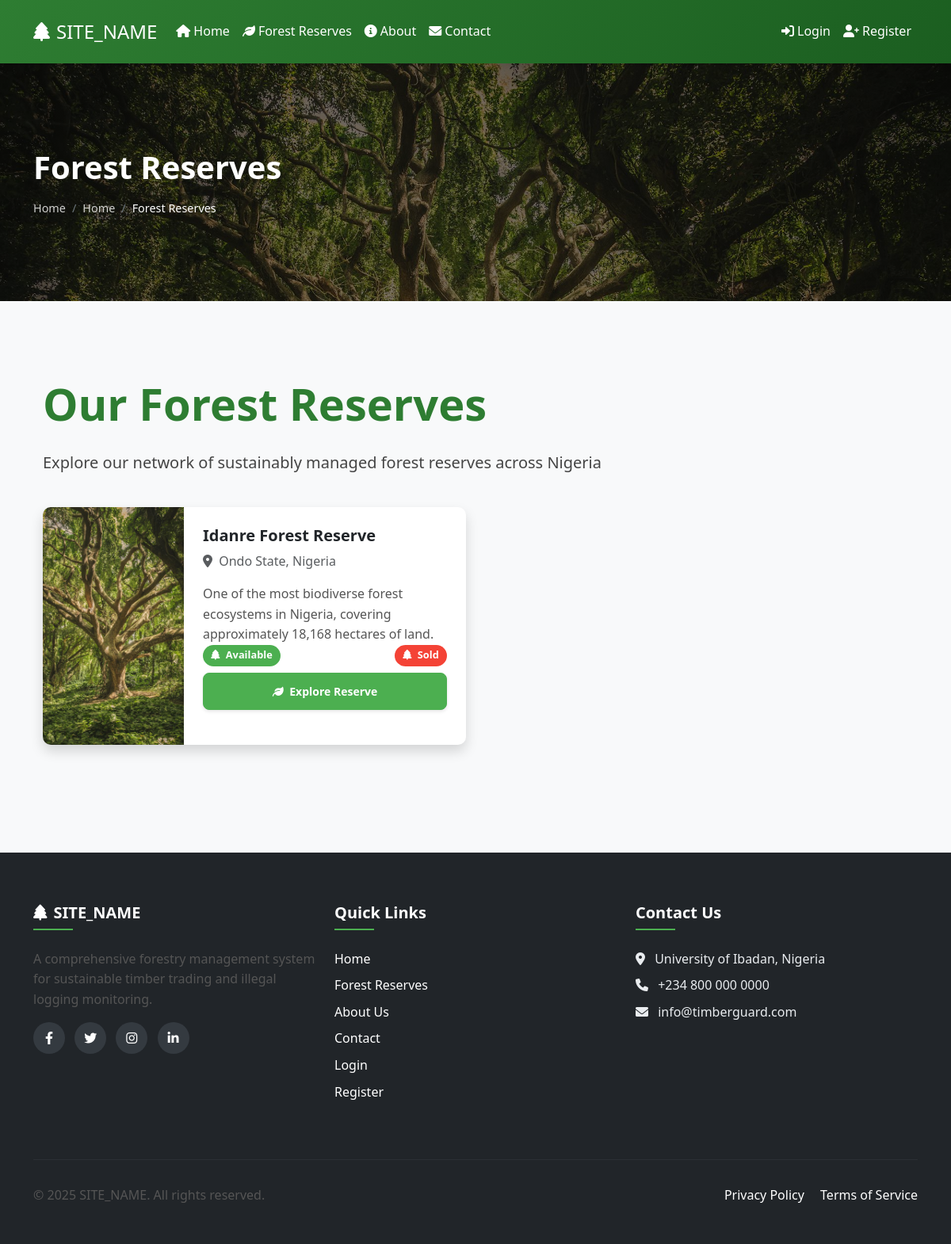
/reserve_list2.php, run on the app's committed database.
### tables this page shows
CREATE TABLE forest_reserves (
    id INT AUTO_INCREMENT PRIMARY KEY,
    reserve_name VARCHAR(100) NOT NULL,
    location VARCHAR(255) NOT NULL,
    description TEXT,
    created_at TIMESTAMP DEFAULT CURRENT_TIMESTAMP,
    INDEX idx_location (location)
);

### reserve_list2.php (the view, shortened to what this page needs)
<?php
global $conn;
$sql = "SELECT * FROM forest_reserves ORDER BY reserve_name";
$reserves = $conn->query($sql);
?>
<?php include 'includes/header.php'; ?>
<div class="container py-5">
    <div class="row mb-4">
        <div class="col-md-8">
            <h1 class="display-4 fw-bold mb-4">Our Forest Reserves</h1>
            <p class="lead">Explore our network of sustainably managed forest reserves across Nigeria</p>
        </div>
    </div>
    <?php if ($reserves->num_rows > 0): ?>
        <div class="row">
            <?php while ($reserve = $reserves->fetch_assoc()): ?>
                <?php
                $sql = "SELECT
                            COUNT(*) as total,
                            SUM(CASE WHEN status = 'available' THEN 1 ELSE 0 END) as available,
                            SUM(CASE WHEN status = 'sold' THEN 1 ELSE 0 END) as sold
                        FROM trees
                        WHERE reserve_id = ?";
                $stmt = $conn->prepare($sql);
                $stmt->bind_param("i", $reserve['id']);
                $stmt->execute();
                $tree_count = $stmt->get_result()->fetch_assoc();
                ?>
                <div class="col-md-6 mb-4">
                    <div class="card h-100 border-0 shadow">
                        <div class="row g-0 h-100">
                            <div class="col-md-4">
                                <img src="<?php echo BASE_URL; ?>assets/img/placeholder/forest.jpg" class="img-fluid h-100 rounded-start" style="object-fit: cover;" alt="<?php echo $reserve['reserve_name']; ?>">
                            </div>
                            <div class="col-md-8">
                                <div class="card-body d-flex flex-column">
                                    <div>
                                        <h5 class="card-title"><?php echo $reserve['reserve_name']; ?></h5>
                                        <p class="card-text text-muted"><i class="fas fa-map-marker-alt me-1"></i> <?php echo $reserve['location']; ?></p>
                                        <p class="card-text"><?php echo substr($reserve['description'], 0, 150) . (strlen($reserve['description']) > 150 ? '...' : ''); ?></p>
                                    </div>
                                    <div class="mt-auto">
                                        <div class="d-flex justify-content-between mb-2">
                                            <span class="badge bg-success"><i class="fas fa-tree me-1"></i> <?php echo $tree_count['available']; ?> Available</span>
                                            <span class="badge bg-danger"><i class="fas fa-tree me-1"></i> <?php echo $tree_count['sold']; ?> Sold</span>
                                        </div>
                                        <a href="reserve.php?id=<?php echo $reserve['id']; ?>" class="btn btn-success btn-sm w-100">
                                            <i class="fas fa-leaf me-1"></i> Explore Reserve
                                        </a>
                                    </div>
                                </div>
                            </div>
                        </div>
                    </div>
                </div>
            <?php endwhile; ?>
        </div>
    <?php endif; ?>
</div>
<?php include 'includes/footer.php'; ?>

### assets/css/style.css (style rules this page uses)
* { margin: 0; padding: 0; box-sizing: border-box; }
body { font-family: 'Segoe UI', Tahoma, Geneva, Verdana, sans-serif; line-height: 1.6; color: #333; background-color: #f8f9fa; }
a { text-decoration: none; transition: all 0.3s ease; }
img { max-width: 100%; height: auto; }
h1, h2, h3, h4, h5, h6 { font-weight: 700; line-height: 1.2; margin-bottom: 1rem; color: #2e7d32; }
h1 { font-size: 2.5rem; }
h5 { font-size: 1.25rem; }
p { margin-bottom: 1rem; color: #555; }
.lead { font-size: 1.25rem; font-weight: 500; color: #444; }
.btn { border-radius: 8px; font-weight: 600; padding: 0.75rem 1.5rem; transition: all 0.3s ease; box-shadow: 0 2px 4px rgba(0,0,0,0.1); }
.btn-success { background-color: #4caf50 !important; border-color: #4caf50 !important; }
.card { border: none; border-radius: 12px; overflow: hidden; box-shadow: 0 4px 20px rgba(0,0,0,0.1); transition: all 0.3s ease; margin-bottom: 2rem; }
.card-body { padding: 1.5rem; }
.badge { border-radius: 50px; padding: 0.5em 0.8em; font-weight: 600; font-size: 0.8rem; }
.badge.bg-success { background-color: #4caf50 !important; }
.badge.bg-danger { background-color: #f44336 !important; }

### data on the page
forest_reserves: reserve_name "Idanre Forest Reserve", location "Ondo State, Nigeria", description "One of the most biodiverse forest ecosystems in Nigeria, covering approximately 18,168 hectares of land."

### other printed values
SITE_NAME "SITE_NAME"
$page_title "Forest Reserves"
$item['title'] "Home"
$item['title'] "Forest Reserves"
